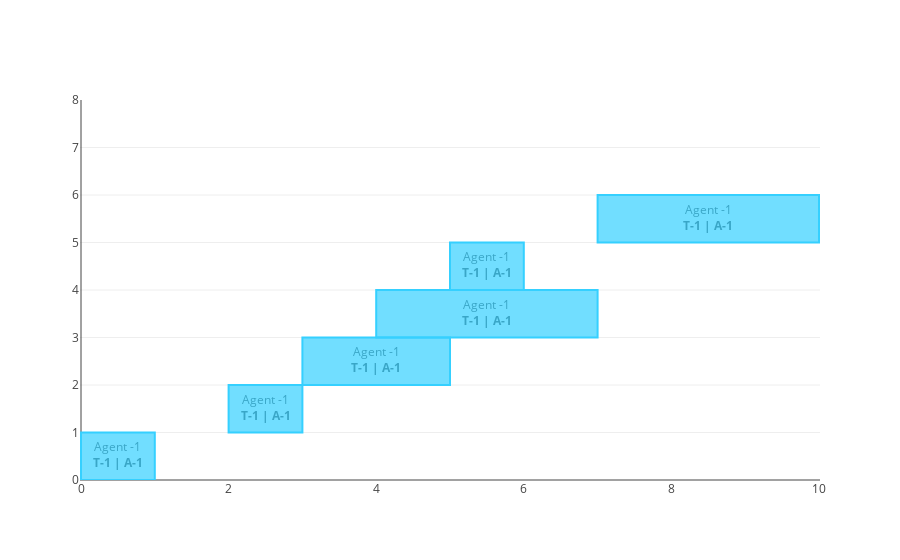

Notebook source saved alongside this figure:
### Code cell
t = Timeline()

t.events.append(Event(0, 1))
t.events.append(Event(2, 1))
t.events.append(Event(3, 2))
t.events.append(Event(4, 3))
t.events.append(Event(5, 1))
t.events.append(Event(7, 3))

t.plot_gantt()

### Figure 1 — Plotly figure (JSON) as saved in the notebook; plotly's stock layout.template omitted (floating-point values rounded to 4 significant figures)
{"data": [{"mode": "text", "text": ["Agent -1<br><b>T-1 | A-1</b>", "Agent -1<br><b>T-1 | A-1</b>", "Agent -1<br><b>T-1 | A-1</b>", "Agent -1<br><b>T-1 | A-1</b>", "Agent -1<br><b>T-1 | A-1</b>", "Agent -1<br><b>T-1 | A-1</b>"], "type": "scatter", "uid": "a491a785-fd3d-4af3-834b-3e4fdfd4851c", "x": [0.5, 2.5, 4, 5.5, 5.5, 8.5], "y": [0.5, 1.5, 2.5, 3.5, 4.5, 5.5]}], "layout": {"shapes": [{"fillcolor": "rgba(53, 208, 255, 0.7)", "line": {"color": "rgba(53, 208, 255, 1)", "width": 2}, "type": "rect", "x0": 0, "x1": 1, "y0": 0, "y1": 1}, {"fillcolor": "rgba(53, 208, 255, 0.7)", "line": {"color": "rgba(53, 208, 255, 1)", "width": 2}, "type": "rect", "x0": 2, "x1": 3, "y0": 1, "y1": 2}, {"fillcolor": "rgba(53, 208, 255, 0.7)", "line": {"color": "rgba(53, 208, 255, 1)", "width": 2}, "type": "rect", "x0": 3, "x1": 5, "y0": 2, "y1": 3}, {"fillcolor": "rgba(53, 208, 255, 0.7)", "line": {"color": "rgba(53, 208, 255, 1)", "width": 2}, "type": "rect", "x0": 4, "x1": 7, "y0": 3, "y1": 4}, {"fillcolor": "rgba(53, 208, 255, 0.7)", "line": {"color": "rgba(53, 208, 255, 1)", "width": 2}, "type": "rect", "x0": 5, "x1": 6, "y0": 4, "y1": 5}, {"fillcolor": "rgba(53, 208, 255, 0.7)", "line": {"color": "rgba(53, 208, 255, 1)", "width": 2}, "type": "rect", "x0": 7, "x1": 10, "y0": 5, "y1": 6}], "xaxis": {"autorange": true, "showgrid": false}, "yaxis": {"range": [0, 8]}}}
